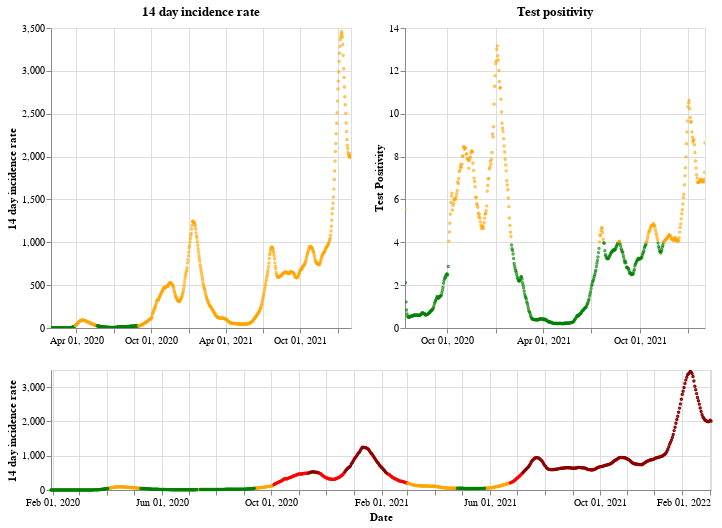

This figure's notebook cell:
### Markdown cell above
## England

### Code cell
plot_traffic_light('England')

### Figure 1 — Vega-Lite specification as saved in the notebook (floating-point values rounded to 4 significant figures; data arrays with more than 128 entries replaced by an {"elided": "..."} marker saying what was removed)
{"config": {"view": {"continuousWidth": 400, "continuousHeight": 300}}, "vconcat": [{"hconcat": [{"mark": {"type": "point", "size": 2}, "encoding": {"color": {"condition": {"value": "green", "test": "(datum.twoWeeklyCasesRate <= 25)"}, "value": "orange"}, "tooltip": [{"type": "nominal", "field": "areaName"}, {"type": "temporal", "field": "date"}, {"type": "quantitative", "field": "twoWeeklyCasesRate"}, {"type": "quantitative", "field": "testPositivity"}], "x": {"type": "temporal", "axis": {"title": ""}, "field": "date", "scale": {"domain": {"selection": "DateBrush"}}, "timeUnit": "yearmonthdate"}, "y": {"type": "quantitative", "axis": {"title": "14 day incidence rate"}, "field": "twoWeeklyCasesRate"}}, "title": "14 day incidence rate", "width": 300}, {"mark": {"type": "point", "size": 2}, "encoding": {"color": {"condition": {"value": "green", "test": "(datum.testPositivity <= 4)"}, "value": "orange"}, "tooltip": [{"type": "nominal", "field": "areaName"}, {"type": "temporal", "field": "date"}, {"type": "quantitative", "field": "twoWeeklyCasesRate"}, {"type": "quantitative", "field": "testPositivity"}], "x": {"type": "temporal", "axis": {"title": ""}, "field": "date", "scale": {"domain": {"selection": "DateBrush"}}, "timeUnit": "yearmonthdate"}, "y": {"type": "quantitative", "axis": {"title": "Test Positivity"}, "field": "testPositivity"}}, "title": "Test positivity", "width": 300}]}, {"layer": [{"mark": {"type": "point", "size": 2}, "encoding": {"color": {"condition": {"value": "orange", "test": "(((datum.testPositivity < 4) && (datum.twoWeeklyCasesRate >= 50)) && (datum.twoWeeklyCasesRate < 200))"}, "value": "red"}, "opacity": {"condition": {"value": 1, "test": "((datum.twoWeeklyCasesRate >= 50) && (datum.twoWeeklyCasesRate < 500))"}, "value": 0}, "tooltip": [{"type": "nominal", "field": "areaName"}, {"type": "temporal", "field": "date"}, {"type": "quantitative", "field": "twoWeeklyCasesRate"}, {"type": "quantitative", "field": "testPositivity"}], "x": {"type": "temporal", "axis": {"title": "Date"}, "field": "date", "timeUnit": "yearmonthdate"}, "y": {"type": "quantitative", "axis": {"title": "14 day incidence rate"}, "field": "twoWeeklyCasesRate"}}, "selection": {"DateBrush": {"type": "interval", "encodings": ["x"], "fields": ["Time"]}}}, {"mark": {"type": "point", "size": 2}, "encoding": {"color": {"value": "darkred"}, "opacity": {"condition": {"value": 1, "test": "(datum.twoWeeklyCasesRate >= 500)"}, "value": 0}, "tooltip": [{"type": "nominal", "field": "areaName"}, {"type": "temporal", "field": "date"}, {"type": "quantitative", "field": "twoWeeklyCasesRate"}, {"type": "quantitative", "field": "testPositivity"}], "x": {"type": "temporal", "axis": {"title": "Date"}, "field": "date", "timeUnit": "yearmonthdate"}, "y": {"type": "quantitative", "axis": {"title": "14 day incidence rate"}, "field": "twoWeeklyCasesRate"}}}, {"mark": {"type": "point", "size": 2}, "encoding": {"color": {"condition": {"value": "green", "test": "((datum.testPositivity < 4) && (datum.twoWeeklyCasesRate < 50))"}, "value": "orange"}, "opacity": {"condition": {"value": 1, "test": "(datum.twoWeeklyCasesRate < 50)"}, "value": 0}, "tooltip": [{"type": "nominal", "field": "areaName"}, {"type": "temporal", "field": "date"}, {"type": "quantitative", "field": "twoWeeklyCasesRate"}, {"type": "quantitative", "field": "testPositivity"}], "x": {"type": "temporal", "axis": {"title": "Date"}, "field": "date", "timeUnit": "yearmonthdate"}, "y": {"type": "quantitative", "axis": {"title": "14 day incidence rate"}, "field": "twoWeeklyCasesRate"}}}], "height": 120, "width": 660}], "data": {"name": "data-6ca48167915a13e8d7bef555967c93e0"}, "$schema": "https://vega.github.io/schema/vega-lite/v4.8.1.json", "datasets": {"data-6ca48167915a13e8d7bef555967c93e0": {"elided": "735 records"}}}
